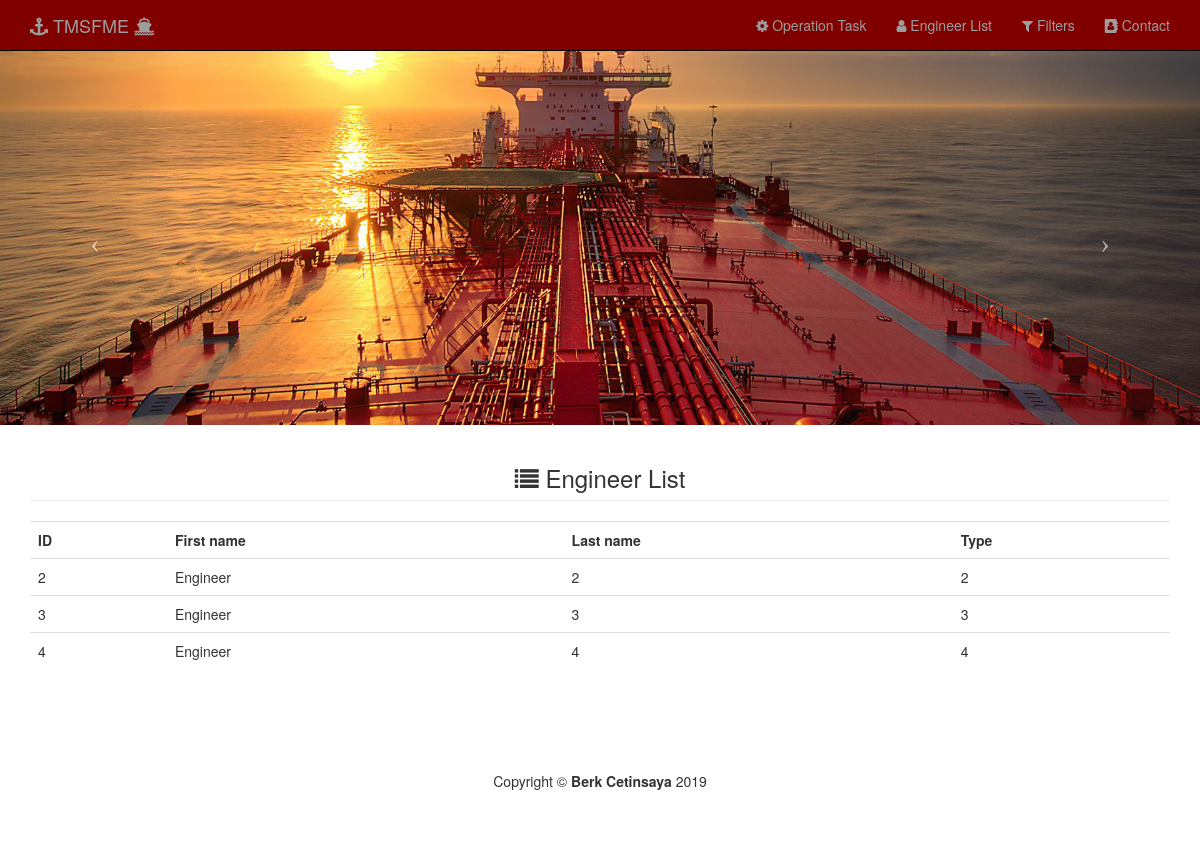
Screenshot of /user.php with the database file from the repository.
### tables this page shows
CREATE TABLE `user` (
  `iduser` int(11) NOT NULL,
  `fname` varchar(45) DEFAULT NULL,
  `lname` varchar(45) DEFAULT NULL,
  `type` int(11) DEFAULT NULL
);

### user.php (the view, shortened to what this page needs)
<?php
include("db_conn.php");
?>
<!DOCTYPE HTML>
<head>
	<link href="assets/css/bootstrap.min.css" rel="stylesheet">
	<link href="assets/css/modern-business.css" rel="stylesheet">
	<link href="assets/font-awesome/css/font-awesome.min.css" rel="stylesheet" type="text/css">
</head>
<html>
<body>
	<nav style="background-color:#800000;" class="navbar navbar-inverse navbar-fixed-top" role="navigation">
		<div class="container">
			<div class="navbar-header">
				<a class="navbar-brand" href="index.php"><i class="fa fa-anchor"></i> TMSFME <i class="fa fa-ship"></i></a>
			</div>
			<div class="collapse navbar-collapse" id="bs-example-navbar-collapse-1">
				<ul class="nav navbar-nav navbar-right">
					<li>
						<a href="operation.php"><i class="fa fa-cog"></i> Operation Task</a>
					</li>
					<li>
						<a href="user.php"> <i class="fa fa-user"></i> Engineer List</a>
					</li>
					<li>
						<a href="filter.php"><i class="fa fa-filter"></i> Filters</a>
					</li>
					<li>
						<a href="contact.php"> <i class="fa fa-address-book"></i> Contact</a>
					</li>
				</ul>
			</div>
		</div>
	</nav>
	<header id="myCarousel" class="carousel slide">
		<div class="carousel-inner">
			<div class="item active">
				<div class="fill" style="background-image:url('assets/img/ship4.jpg');"></div>
			</div>
		</div>
		<a class="left carousel-control" href="#myCarousel" data-slide="prev">
			<span class="icon-prev"></span>
		</a>
		<a class="right carousel-control" href="#myCarousel" data-slide="next">
			<span class="icon-next"></span>
		</a>
	</header>
	<div class="container">
		<div class="row">
			<div class="col-lg-12">
				<h3 class="page-header text-center">
					<i class="fa fa-list"></i> Engineer List
				</h3>
			</div>
		</div>
		<div style="height:200px;overflow:auto;">
			<table class="table">
				<tr>
					<th>ID</th>
					<th>First name</th>
					<th>Last name</th>
					<th>Type</th>
				</tr>
				<?php
				$result = $db->query("select * from user");
				while ($row = $result->fetch_assoc()) {
					$user_id        = $row['iduser'];
					$first_name     = $row['fname'];
					$last_name      = $row['lname'];
					$type           = $row['type'];
					echo 	'<tr>
							<td>' . $user_id . '</td>
							<td>' . $first_name . '</td>
							<td>' . $last_name . '</td>
							<td>' . $type . '</td>
						</tr>';
				}
				?>
			</table>
		</div>
		<footer>
			<div class="row text-center">
				<div class="col-lg-12">
					<p>Copyright &copy; <b>Berk Cetinsaya</b> <?php echo date('Y');?></p>
				</div>
			</div>
		</footer>
	</div>
</body>
</html>

### assets/css/modern-business.css (style rules this page uses)
html, body { height: 100%; }
body { padding-top: 50px; }
header.carousel { height: 50%; }
header.carousel .item, header.carousel .item.active, header.carousel .carousel-inner { height: 100%; }
header.carousel .fill { width: 100%; height: 100%; background-position: center; background-size: cover; }
footer { margin: 50px 0; }

### rows the page displays
user: iduser "2", fname "Engineer", lname "2", type "2"
user: iduser "3", fname "Engineer", lname "3", type "3"
user: iduser "4", fname "Engineer", lname "4", type "4"
